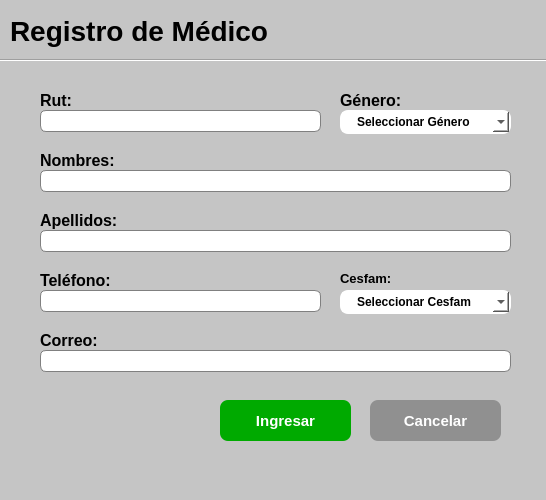
<?xml version="1.0" encoding="UTF-8"?>
<ui version="4.0">
 <class>IngresoMedico</class>
 <widget class="QDialog" name="IngresoMedico">
  <property name="geometry">
   <rect>
    <x>0</x>
    <y>0</y>
    <width>546</width>
    <height>500</height>
   </rect>
  </property>
  <property name="maximumSize">
   <size>
    <width>546</width>
    <height>500</height>
   </size>
  </property>
  <property name="windowTitle">
   <string>Registrar médico</string>
  </property>
  <property name="styleSheet">
   <string notr="true">QDialog{
	
	background-color: rgb(197, 197, 197);
}
QLineEdit{
	border: 1px solid gray;
	border-radius: 6px;
	padding-left: 15px;
	height: 35px;
}

QDateEdit{
	border: 1px solid gray;
	border-radius: 6px;
	padding-left: 15px;
	height: 31px;
}

QComboBox{
	border: 2px solid white;
	border-radius: 8px;
	padding: 1px 18px 1px 3px;
	color: black;
	height: 35px;
	padding-left: 15px;
	font-weight: bold;
}
</string>
  </property>
  <widget class="QLabel" name="label">
   <property name="geometry">
    <rect>
     <x>10</x>
     <y>10</y>
     <width>291</width>
     <height>41</height>
    </rect>
   </property>
   <property name="font">
    <font>
     <pointsize>21</pointsize>
     <bold>true</bold>
    </font>
   </property>
   <property name="text">
    <string>Registro de Médico</string>
   </property>
  </widget>
  <widget class="QPushButton" name="btnIngresarMedico">
   <property name="geometry">
    <rect>
     <x>220</x>
     <y>400</y>
     <width>131</width>
     <height>41</height>
    </rect>
   </property>
   <property name="font">
    <font>
     <pointsize>-1</pointsize>
     <bold>true</bold>
    </font>
   </property>
   <property name="styleSheet">
    <string notr="true">QPushButton{
	
	background-color: rgb(0, 170, 0);
	color: white;
	border: none;
	border-radius: 8px;
	font-weight: bold;
	font-size: 15px;
}

QPushButton:hover{
	
	background-color: rgb(13, 35, 41);
}</string>
   </property>
   <property name="text">
    <string>Ingresar</string>
   </property>
  </widget>
  <widget class="QPushButton" name="btnCancelarIngreso">
   <property name="geometry">
    <rect>
     <x>370</x>
     <y>400</y>
     <width>131</width>
     <height>41</height>
    </rect>
   </property>
   <property name="font">
    <font>
     <pointsize>-1</pointsize>
     <bold>true</bold>
    </font>
   </property>
   <property name="styleSheet">
    <string notr="true">QPushButton{
	
	background-color: rgb(144, 144, 144);
	color: white;
	border: none;
	border-radius: 8px;
	font-weight: bold;
	font-size: 15px;
}

QPushButton:hover{
	
	background-color: rgb(13, 35, 41);
}</string>
   </property>
   <property name="text">
    <string>Cancelar</string>
   </property>
  </widget>
  <widget class="Line" name="line">
   <property name="geometry">
    <rect>
     <x>0</x>
     <y>50</y>
     <width>561</width>
     <height>20</height>
    </rect>
   </property>
   <property name="orientation">
    <enum>Qt::Orientation::Horizontal</enum>
   </property>
  </widget>
  <widget class="QLabel" name="label_2">
   <property name="geometry">
    <rect>
     <x>40</x>
     <y>90</y>
     <width>71</width>
     <height>21</height>
    </rect>
   </property>
   <property name="font">
    <font>
     <pointsize>12</pointsize>
     <bold>true</bold>
    </font>
   </property>
   <property name="text">
    <string>Rut:</string>
   </property>
  </widget>
  <widget class="QLineEdit" name="txtNombres">
   <property name="geometry">
    <rect>
     <x>40</x>
     <y>170</y>
     <width>471</width>
     <height>22</height>
    </rect>
   </property>
   <property name="styleSheet">
    <string notr="true">background-color: rgb(255, 255, 255);</string>
   </property>
  </widget>
  <widget class="QLineEdit" name="txtApellidos">
   <property name="geometry">
    <rect>
     <x>40</x>
     <y>230</y>
     <width>471</width>
     <height>22</height>
    </rect>
   </property>
   <property name="styleSheet">
    <string notr="true">background-color: rgb(255, 255, 255);</string>
   </property>
  </widget>
  <widget class="QLabel" name="label_4">
   <property name="geometry">
    <rect>
     <x>40</x>
     <y>210</y>
     <width>141</width>
     <height>21</height>
    </rect>
   </property>
   <property name="font">
    <font>
     <pointsize>12</pointsize>
     <bold>true</bold>
    </font>
   </property>
   <property name="text">
    <string>Apellidos:</string>
   </property>
  </widget>
  <widget class="QLineEdit" name="txtRut">
   <property name="geometry">
    <rect>
     <x>40</x>
     <y>110</y>
     <width>281</width>
     <height>22</height>
    </rect>
   </property>
   <property name="styleSheet">
    <string notr="true">background-color: rgb(255, 255, 255);</string>
   </property>
  </widget>
  <widget class="QLabel" name="label_10">
   <property name="geometry">
    <rect>
     <x>40</x>
     <y>150</y>
     <width>81</width>
     <height>21</height>
    </rect>
   </property>
   <property name="font">
    <font>
     <pointsize>12</pointsize>
     <bold>true</bold>
    </font>
   </property>
   <property name="text">
    <string>Nombres:</string>
   </property>
  </widget>
  <widget class="QLabel" name="label_11">
   <property name="geometry">
    <rect>
     <x>340</x>
     <y>90</y>
     <width>71</width>
     <height>21</height>
    </rect>
   </property>
   <property name="font">
    <font>
     <pointsize>12</pointsize>
     <bold>true</bold>
    </font>
   </property>
   <property name="text">
    <string>Género:</string>
   </property>
  </widget>
  <widget class="QComboBox" name="cbGeneroIngresar">
   <property name="geometry">
    <rect>
     <x>340</x>
     <y>110</y>
     <width>171</width>
     <height>24</height>
    </rect>
   </property>
   <property name="styleSheet">
    <string notr="true">background-color: rgb(255, 255, 255);</string>
   </property>
   <item>
    <property name="text">
     <string>Seleccionar Género</string>
    </property>
   </item>
   <item>
    <property name="text">
     <string>Masculino</string>
    </property>
   </item>
   <item>
    <property name="text">
     <string>Femenino</string>
    </property>
   </item>
  </widget>
  <widget class="QLabel" name="label_12">
   <property name="geometry">
    <rect>
     <x>40</x>
     <y>270</y>
     <width>141</width>
     <height>21</height>
    </rect>
   </property>
   <property name="font">
    <font>
     <pointsize>12</pointsize>
     <bold>true</bold>
    </font>
   </property>
   <property name="text">
    <string>Teléfono:</string>
   </property>
  </widget>
  <widget class="QLineEdit" name="txtNumero">
   <property name="geometry">
    <rect>
     <x>40</x>
     <y>290</y>
     <width>281</width>
     <height>22</height>
    </rect>
   </property>
   <property name="styleSheet">
    <string notr="true">background-color: rgb(255, 255, 255);</string>
   </property>
  </widget>
  <widget class="QLabel" name="label_9">
   <property name="geometry">
    <rect>
     <x>340</x>
     <y>270</y>
     <width>91</width>
     <height>16</height>
    </rect>
   </property>
   <property name="font">
    <font>
     <pointsize>10</pointsize>
     <bold>true</bold>
    </font>
   </property>
   <property name="text">
    <string>Cesfam:</string>
   </property>
  </widget>
  <widget class="QComboBox" name="cbCesfamMedico">
   <property name="geometry">
    <rect>
     <x>340</x>
     <y>290</y>
     <width>171</width>
     <height>24</height>
    </rect>
   </property>
   <property name="styleSheet">
    <string notr="true">background-color: rgb(255, 255, 255);</string>
   </property>
   <item>
    <property name="text">
     <string>Seleccionar Cesfam</string>
    </property>
   </item>
   <item>
    <property name="text">
     <string>Santa Julia</string>
    </property>
   </item>
   <item>
    <property name="text">
     <string>Padre Hurtado</string>
    </property>
   </item>
   <item>
    <property name="text">
     <string>Felix de Amesti</string>
    </property>
   </item>
  </widget>
  <widget class="QLineEdit" name="txtCorreo">
   <property name="geometry">
    <rect>
     <x>40</x>
     <y>350</y>
     <width>471</width>
     <height>22</height>
    </rect>
   </property>
   <property name="styleSheet">
    <string notr="true">background-color: rgb(255, 255, 255);</string>
   </property>
  </widget>
  <widget class="QLabel" name="label_5">
   <property name="geometry">
    <rect>
     <x>40</x>
     <y>330</y>
     <width>141</width>
     <height>21</height>
    </rect>
   </property>
   <property name="font">
    <font>
     <pointsize>12</pointsize>
     <bold>true</bold>
    </font>
   </property>
   <property name="text">
    <string>Correo:</string>
   </property>
  </widget>
 </widget>
 <resources/>
 <connections/>
</ui>
